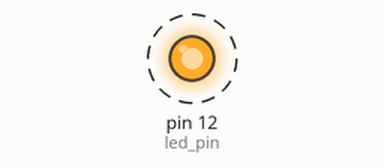
This sketch was run on a simulated Arduino Uno, built with avr-gcc and run on an emulated ATmega328P. Parts: output pins drawn as LEDs (lit = HIGH). Dashed ring = blinking.

Above: at 0.1 s.
Timing chart, 0 to 3.0 s (numbered marks = the images above):
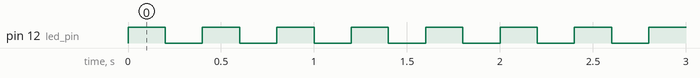

Measured:
- by itself, pin 12 (led_pin): alternates HIGH for 0.20 s and LOW for 0.20 s

The sketch:

Led_test.ino
```cpp
// BLINK
const byte led_pin = 12;
void setup() {
  pinMode(led_pin, OUTPUT);

  Serial.begin(115200);
}

void loop() {

  digitalWrite(led_pin,HIGH);
  delay(200);
  digitalWrite(led_pin,LOW);
  delay(200);
}


// PWM
// const byte pwm_pin = 12;
// int value = 0;
// int inc = 10;
// int val = 0;
//
// void setup() {
//   ledcAttachPin(pwm_pin, 0);
//
//   // ledcSetup(pwmChannel, frequence, resolution);
//   ledcSetup(0, 24000, 8); // 22 kHz PWM, 8-bit resolution -- >20kHz, -> pwm noise inaudible
//   Serial.begin(115200);
// }
//
// void loop() {
//
//
//   Serial.println(value);
//   value = value + inc;
//   if (value <= 0 || value >= 250) {
//     inc = -inc;
//   }
//
//   ledcWrite(0, value);
//   delay(50);
// }
```
